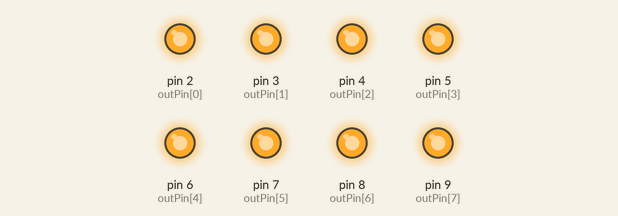
Simulated run of this sketch. Board: Arduino Uno, built with avr-gcc and run on an emulated ATmega328P. On the bench: output pins drawn as LEDs (lit = HIGH). What the sketch prints to the serial monitor is not drawn.

Above: at 0.1 s.
Timing chart, 0 to 1.6 s (numbered marks = the images above):
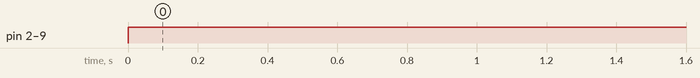

Measured:
- by itself, pin 2 (outPin[0]), pin 3 (outPin[1]), pin 4 (outPin[2]), pin 5 (outPin[3]), pin 6 (outPin[4]), pin 7 (outPin[5]), pin 8 (outPin[6]), pin 9 (outPin[7]): LOW → HIGH at 0.00 s

The sketch:

mostrar255bin.ino
```cpp
#include <EEPROM.h>

int i = 0, j=0;
int val = 0;
int outPin[] = {2,3,4,5,6,7,8,9};
int delayValue = 250;

void setup()
{
  Serial.begin(9600);
  for (int k = 0; k < 8; k++)
    pinMode(outPin[k], OUTPUT);
}

void loop()
{
  int ii;
  for (ii = 0; ii < 256; ii++){
   for (j = 0; j < 8; j++){
     if ((((EEPROM.read(ii)) >> j) & 1 )  == 1){
         digitalWrite(outPin[j], HIGH);
       }else{
          digitalWrite(outPin[j], LOW);
       }
   }
   val = EEPROM.read(i);
   Serial.print(i);
   Serial.print("\t");
   Serial.print(val);
   Serial.println();
   i = i + 1;
   delay(delayValue);
 }
}
```
